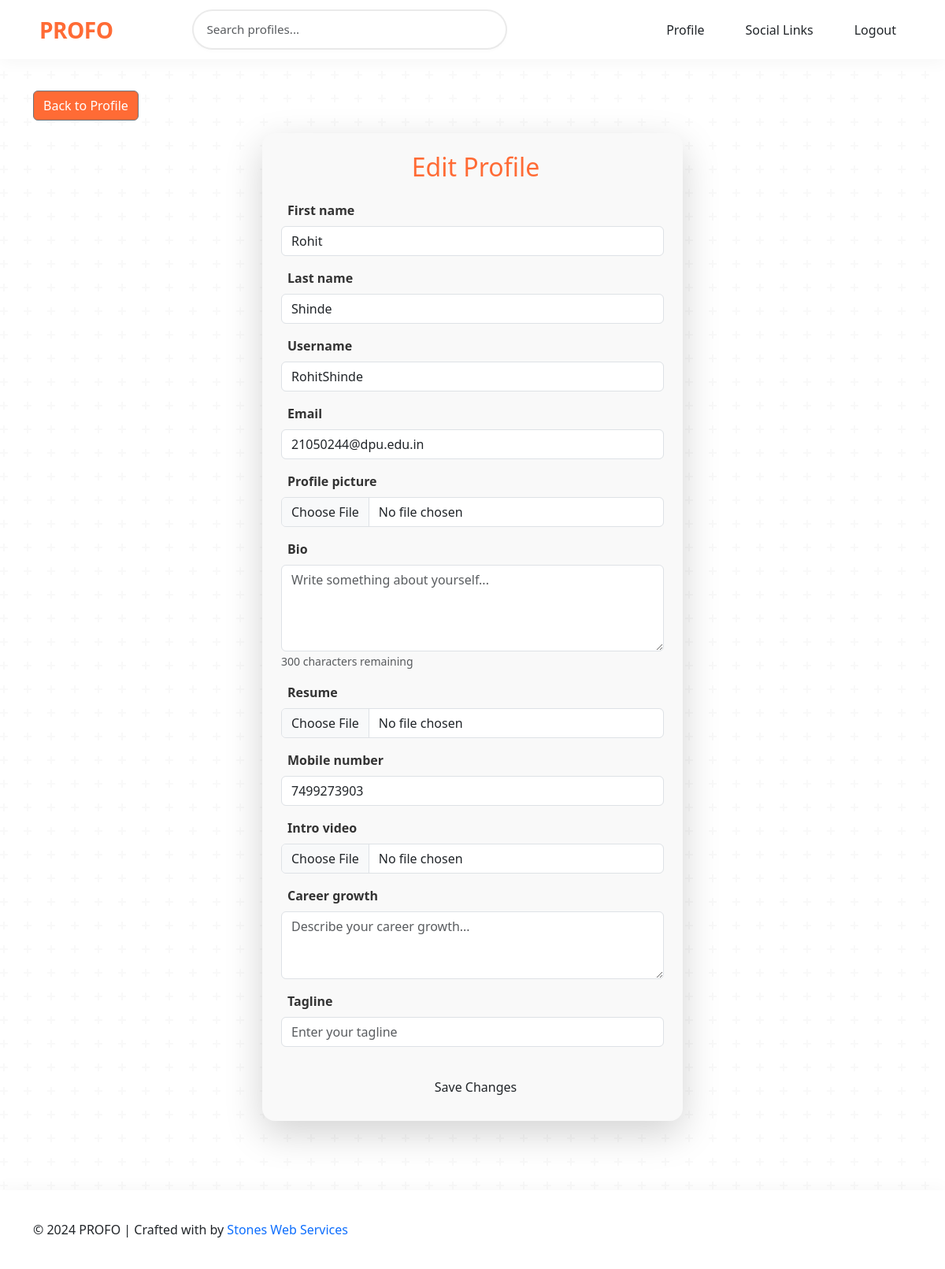
Page /users/profile/edit/ (signed in) on the committed database.
### users/models.py (models this page shows, shortened)
class CustomUser(AbstractUser):
    role = models.CharField(max_length=10, default='user')
    email = models.EmailField(unique=True)
    is_email_verified = models.BooleanField(default=False)
    is_mobile_verified = models.BooleanField(default=False)
    bio = models.TextField(blank=True, null=True)
    profile_picture = models.ImageField(upload_to='profile_pics/', blank=True, null=True, default='profile_pics/df.png')
    resume = models.FileField(upload_to='resumes/', blank=True, null=True)
    following = models.ManyToManyField(
        'self',
        symmetrical=False,
        through='Follow',
        through_fields=('follower', 'followed'),
        related_name='followers',
    )
    mobile_number = models.CharField(max_length=15, blank=True, null=True)
    users_skill = models.ManyToManyField(Skill, blank=True, related_name='users')
    intro_video = models.FileField(upload_to='intro_videos/', null=True, blank=True)
    career_growth = models.TextField(blank=True, null=True)
    tagline = models.CharField(max_length=255, blank=True, null=True)

### users/views.py (the view)
# urls.py: path('profile/edit/', views.edit_profile, name='edit_profile'),
@login_required
def edit_profile(request):
    if request.method == 'POST':
        form = EditProfileForm(request.POST, request.FILES, instance=request.user)
        if form.is_valid():
            user = form.save(commit=False)
            if user.email != request.user.email:
                verify_email(user.email)
                user.is_active = False  # Set inactive until email is verified
                user.save()
                return redirect('profile')  # Redirect to profile or a verification pending page
            else:
                form.save()
                return redirect('profile')  # Replace with your profile view URL name
    else:
        form = EditProfileForm(instance=request.user)
    return render(request, 'users/edit_profile.html', {'form': form})

### PROFO/context_processors.py (called while the page is built)
def unread_notifications_count(request):
    if request.user.is_authenticated:
        return {
            'unread_notifications_count': request.user.notifications.filter(is_read=False).count()
        }
    return {}

### users/templates/users/edit_profile.html (shortened to what this page needs)
{% extends 'users/base.html' %}
{% block content %}
{% if user.is_authenticated %}
<div class="d-flex float-left mt-0">
    <a href="{% url 'profile' user.username %}" style="color: #ffffff; background-color:#FF6B35" class="btn btn-secondary">Back to Profile</a>
</div>
{% endif %}
<div class="container mt-3 mb-5">
    <div class="row justify-content-center">
        <div class="col-md-8 col-lg-6">
            <div class="card shadow-lg p-4 border-0 rounded-4" style="background: #F9F9F9;">
                <h2 class="text-center mb-4" style="color: #FF6B35;">
                    Edit Profile
                </h2>
                <form method="POST" enctype="multipart/form-data" class="needs-validation" novalidate>
                    {% for field in form %}
                        <div class="mb-3">
                            <label class="form-label fw-bold" for="{{ field.id_for_label }}" style="color: #333;">
                                {{ field.label }}
                            </label>
                            <div class="input-group">
                                {{ field }}
                            </div>
                            {% if field.name == "bio" %}
                                <small id="bio-counter" class="text-muted">300 characters remaining</small>
                            {% endif %}
                        </div>
                    {% endfor %}
                    <button type="submit" class="btn btn-orange w-100 mt-3">
                         Save Changes
                    </button>
                </form>
            </div>
        </div>
    </div>
</div>
{% endblock %}

### users/templates/users/base.html (style rules this page uses)
:root { --primary-color: #ff6b35; --primary-hover: #ff8659; --secondary-color: #2b2d42; --body-bg: #ffffff; --nav-height: 75px; }
body { background-color: var(--body-bg); background-image: var(--texture-overlay); min-height: 100vh; display: flex; flex-direction: column; }

### rows in the picture
CustomUser: form "Rohit" "Shinde" "RohitShinde" "21050244@dpu.edu.in" "7499273903"

### other values in the picture
{{ field.label }} "First name" "Last name" "Username" "Email" "Profile picture" "Bio" "Resume" "Mobile number" "Intro video" "Career growth" "Tagline"
